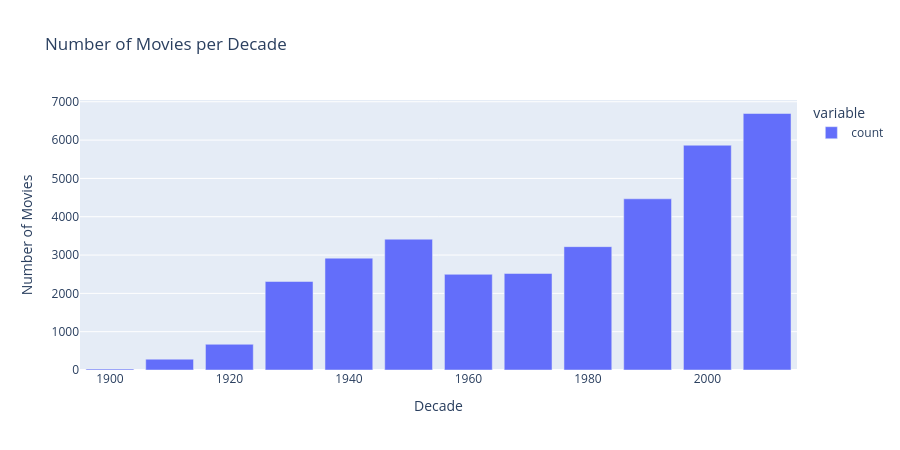

Notebook code for this chart:
### Code cell
# Movies per decade
df["Decade"] = (df["Release Year"] // 10) * 10
decade_counts = df["Decade"].value_counts().sort_index()

fig = px.bar(
    decade_counts,
    title="Number of Movies per Decade",
    labels={"index": "Decade", "value": "Number of Movies"}
)
fig.update_layout(height=450)
fig.show()

### Figure 1 — Plotly figure (JSON) as saved in the notebook; plotly's stock layout.template omitted (floating-point values rounded to 4 significant figures)
{"data": [{"hovertemplate": "variable=count<br>Decade=%{x}<br>Number of Movies=%{y}<extra></extra>", "legendgroup": "count", "marker": {"color": "#636efa", "pattern": {"shape": ""}}, "name": "count", "orientation": "v", "showlegend": true, "textposition": "auto", "type": "bar", "x": [1900, 1910, 1920, 1930, 1940, 1950, 1960, 1970, 1980, 1990, 2000, 2010], "xaxis": "x", "y": [26, 283, 671, 2310, 2919, 3414, 2497, 2519, 3219, 4468, 5866, 6694], "yaxis": "y"}], "layout": {"barmode": "relative", "height": 450, "legend": {"title": {"text": "variable"}, "tracegroupgap": 0}, "title": {"text": "Number of Movies per Decade"}, "xaxis": {"anchor": "y", "domain": [0.0, 1.0], "title": {"text": "Decade"}}, "yaxis": {"anchor": "x", "domain": [0.0, 1.0], "title": {"text": "Number of Movies"}}}}
